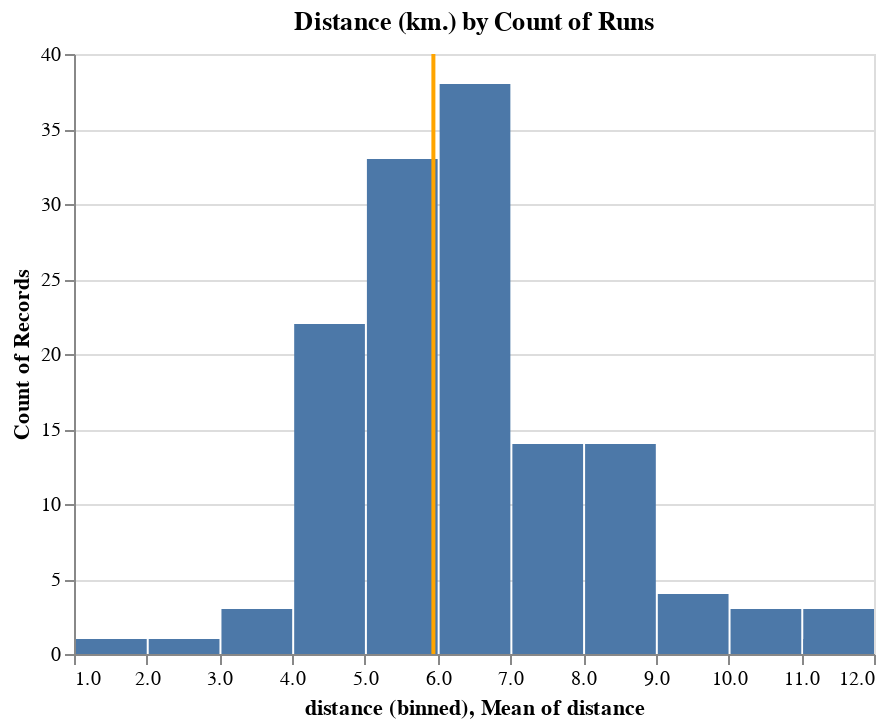

This figure's notebook cell:
### Code cell
data = df.loc[df.type=='Run',:][['id','start_date_formatted','distance']]
data.loc[:,'distance'] = data.distance.apply(lambda d: round(d))

bar = alt.Chart(data).mark_bar().encode(
    alt.X('distance:Q', bin=alt.Bin(step=1)),
    alt.Y('count()'),
    tooltip=['distance:Q','count()']
)

bar.title = 'Distance (km.) by Count of Runs'

rule = alt.Chart(data).mark_rule(color='orange').encode(
    x='mean(distance):Q',
    size=alt.value(2)
)

bar + rule

### Figure 1 — Vega-Lite specification as saved in the notebook (floating-point values rounded to 4 significant figures; data arrays with more than 128 entries replaced by an {"elided": "..."} marker saying what was removed)
{"$schema": "https://vega.github.io/schema/vega-lite/v2.6.0.json", "config": {"view": {"height": 300, "width": 400}}, "datasets": {"data-6d5f44bddf6cf4a02c6fdda8b98211b7": {"elided": "137 records"}}, "layer": [{"data": {"name": "data-6d5f44bddf6cf4a02c6fdda8b98211b7"}, "encoding": {"tooltip": [{"field": "distance", "type": "quantitative"}, {"aggregate": "count", "type": "quantitative"}], "x": {"bin": {"step": 1}, "field": "distance", "type": "quantitative"}, "y": {"aggregate": "count", "type": "quantitative"}}, "mark": "bar", "title": "Distance (km.) by Count of Runs"}, {"data": {"name": "data-6d5f44bddf6cf4a02c6fdda8b98211b7"}, "encoding": {"size": {"value": 2}, "x": {"aggregate": "mean", "field": "distance", "type": "quantitative"}}, "mark": {"color": "orange", "type": "rule"}}]}
